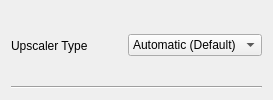
                <widget class="QWidget" name="widget__13_upscalerType" native="true">
                 <property name="sizePolicy">
                  <sizepolicy hsizetype="Preferred" vsizetype="Maximum">
                   <horstretch>0</horstretch>
                   <verstretch>0</verstretch>
                  </sizepolicy>
                 </property>
                 <layout class="QVBoxLayout" name="verticalLayout_17">
                  <item>
                   <widget class="QWidget" name="widget_32" native="true">
                    <property name="sizePolicy">
                     <sizepolicy hsizetype="Preferred" vsizetype="Minimum">
                      <horstretch>0</horstretch>
                      <verstretch>0</verstretch>
                     </sizepolicy>
                    </property>
                    <layout class="QHBoxLayout" name="horizontalLayout_17" stretch="0,0,0">
                     <property name="spacing">
                      <number>0</number>
                     </property>
                     <property name="leftMargin">
                      <number>0</number>
                     </property>
                     <property name="topMargin">
                      <number>0</number>
                     </property>
                     <property name="rightMargin">
                      <number>0</number>
                     </property>
                     <property name="bottomMargin">
                      <number>0</number>
                     </property>
                     <item>
                      <widget class="QLabel" name="label_15">
                       <property name="text">
                        <string>Upscaler Type</string>
                       </property>
                      </widget>
                     </item>
                     <item>
                      <spacer name="horizontalSpacer_16">
                       <property name="orientation">
                        <enum>Qt::Orientation::Horizontal</enum>
                       </property>
                       <property name="sizeHint" stdset="0">
                        <size>
                         <width>40</width>
                         <height>20</height>
                        </size>
                       </property>
                      </spacer>
                     </item>
                     <item>
                      <widget class="QComboBox" name="comboBox_upscalerType">
                       <property name="sizePolicy">
                        <sizepolicy hsizetype="Fixed" vsizetype="Fixed">
                         <horstretch>0</horstretch>
                         <verstretch>0</verstretch>
                        </sizepolicy>
                       </property>
                       <item>
                        <property name="text">
                         <string>Automatic (Default)</string>
                        </property>
                       </item>
                       <item>
                        <property name="text">
                         <string>Integer</string>
                        </property>
                       </item>
                       <item>
                        <property name="text">
                         <string>Fit</string>
                        </property>
                       </item>
                       <item>
                        <property name="text">
                         <string>Fill</string>
                        </property>
                       </item>
                       <item>
                        <property name="text">
                         <string>Stretch</string>
                        </property>
                       </item>
                      </widget>
                     </item>
                    </layout>
                   </widget>
                  </item>
                  <item>
                   <widget class="Line" name="line_16">
                    <property name="orientation">
                     <enum>Qt::Orientation::Horizontal</enum>
                    </property>
                   </widget>
                  </item>
                 </layout>
                </widget>
